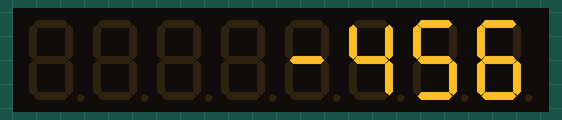
The sketch below on a simulated Arduino Uno, built with avr-gcc and run on an emulated ATmega328P. Parts: 8-digit seven-segment display. What the sketch prints to the serial monitor is not drawn.

Above: at 2.1 s.
At 3.1 s:
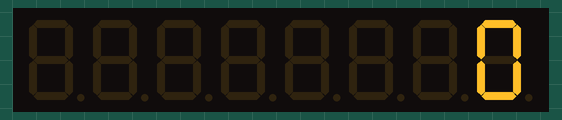
At 10.1 s:
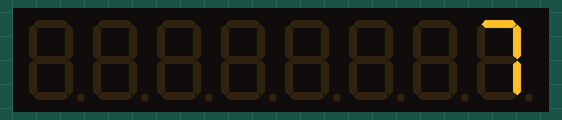
At 21.1 s:
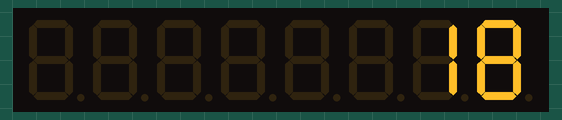
At 30.1 s:
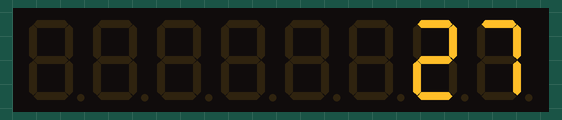
At 39.1 s:
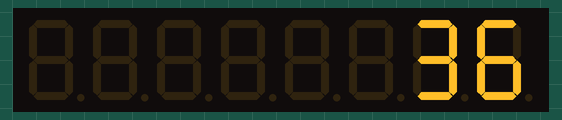

Measured:
- what the display in image 0 shows lasts 1.0 s, from 2.0 s to 3.0 s

The sketch:

Max259LEDDisplayPanel.ino
```cpp
#include <LedControl.h>     // For MAX7219 LED Display Module.
/**
 * Tests the 8 digit LED display panel.
 *
 * The test program outputs:
 * * a display pattern of the digits 1 through 8 inclusive,
 *   then
 * * a positive and negative integer (one at a time)
 *   then
 * * an endless counter that increments in intervals of 1 second.
 *
 *
 */

int counter = 0;
unsigned long counterLastUpdateTime = 0;
const unsigned long COUNTER_UPDATE_INTERVAL = 1000;

/* Setup the ledDisplay
 *  LedControl(Data, Clock, ChipSelect, NumPanels)
 *    Data is 4
 *    Clock is 6
 *    ChipSelect is 5
 */
LedControl ledDisplay = LedControl(4,6,5,1);

/**
 * Display the digits 1 to 8 in positions 7 (Left most)
 * to 0 (right most).
 */
void displayOneToEight() {
  for (int i = 1; i <= 8; i++) {
    // 8 - i = digit position. Left Most is 7
    // and it should display a 1, therefore 8-1 = 7
    // Similarly for the 8 digit. The 8 goes in
    // position 0. Thus 8 - 8 = 0.
    ledDisplay.setChar(0, 8 - i , i, false);
  }
}

void outputInteger (int value) {
  ledDisplay.clearDisplay(0);
  boolean negative = value < 0;
  if (negative) {
    value = -value;
  }

  if (value == 0) {
    ledDisplay.setChar(0, 0, 0, false);
    return;
  }

  int position = 0;
  while (position < 8 && value) {
    int digit = value % 10;
    value = value / 10;
    ledDisplay.setChar(0, position, digit, false);
    position++;
  }
  if (negative && position < 8) {
    ledDisplay.setChar(0, position, '-', false);
  }
}


void setup() {
  Serial.begin(115200);
  while (!Serial) {
    delay(1);
  }

  Serial.println("Max259 7 segment, 8 digit LED display panel test program");
  Serial.println("Connections:");
  Serial.println("  Data (DIN): 4");
  Serial.println("  Chip Select (CS): 5");
  Serial.println("  Clock (CLK): 6");


  ledDisplay.shutdown(0, false);
  ledDisplay.setIntensity(0, 8);

  displayOneToEight();

  delay(1000);
  outputInteger(123);
  delay(1000);
  outputInteger(-456);
  delay(1000);
}

void loop() {
  unsigned long _now = millis();
  if (_now - counterLastUpdateTime >= COUNTER_UPDATE_INTERVAL) {
    outputInteger(counter++);
    counterLastUpdateTime = _now;
  }

}
```
